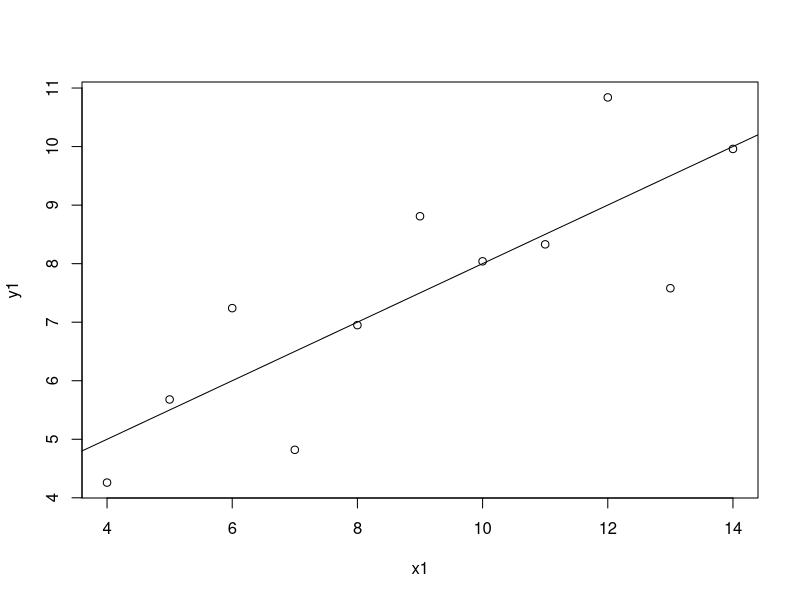
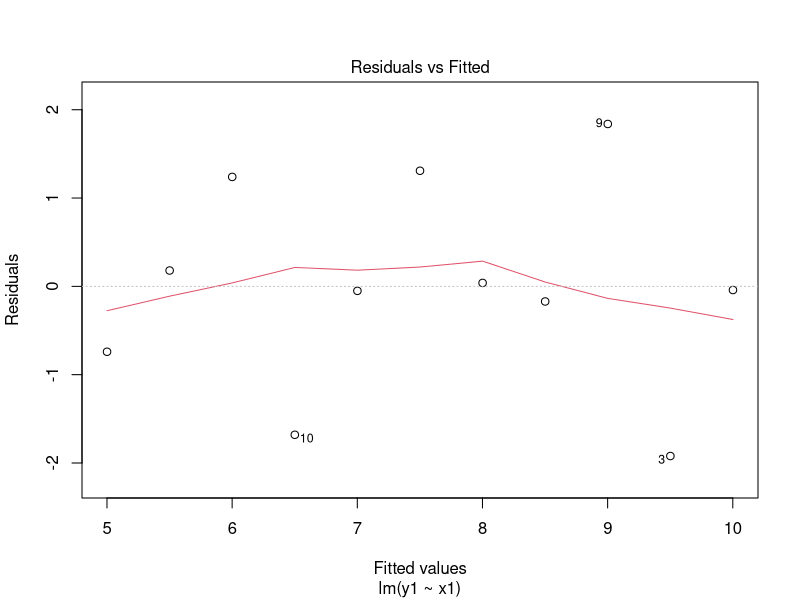
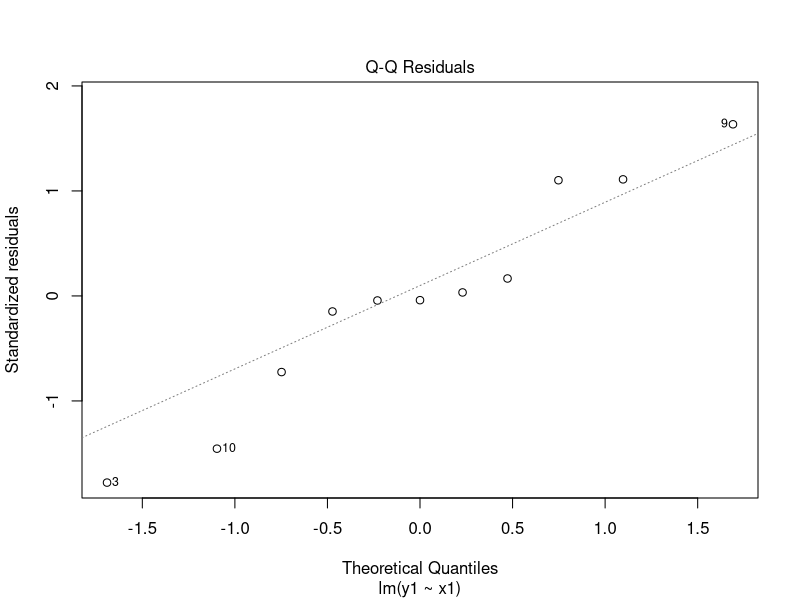
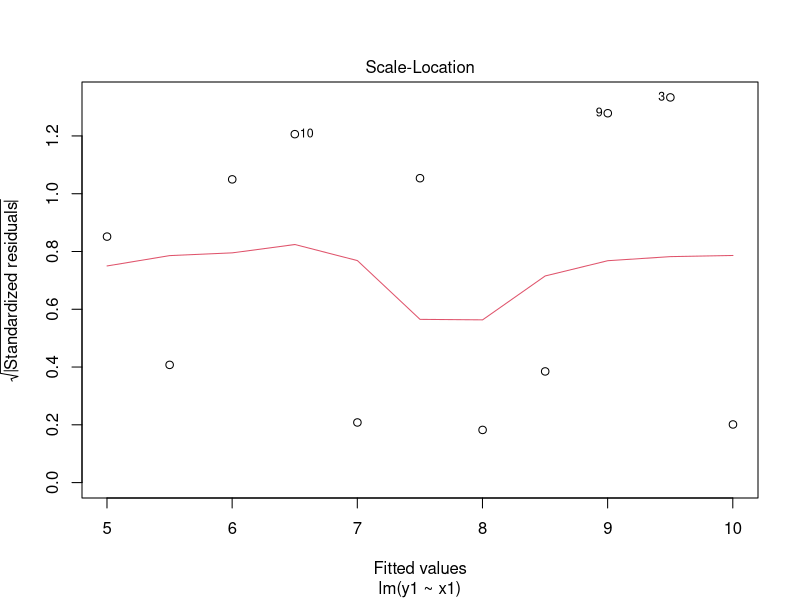
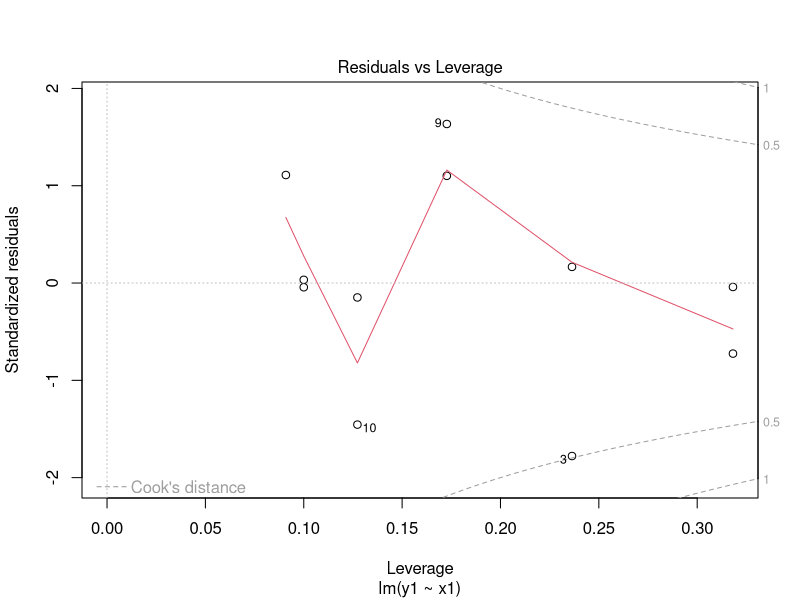

R code for these plots, in order:
## ---- chunk 1
x1 <- c(10,8,13,9,11,14,6,4,12,7,5)
y1 <- c(8.04, 6.95, 7.58, 8.81, 8.33, 9.96, 7.24, 4.26, 10.84, 4.82, 5.68)

## ---- chunk 2
mean(x1)
mean(y1)
## ---- chunk 3
median(x1)
median(y1)
## ---- chunk 4
sd(x1)
sd(y1)
## ---- chunk 5
cor(x1,y1)
## ---- chunk 6
model1 <- lm(y1~x1)

model1
## ---- chunk 7
summary(model1)
## ---- chunk 8
plot(x1,y1)
abline(model1)
plot(model1)
